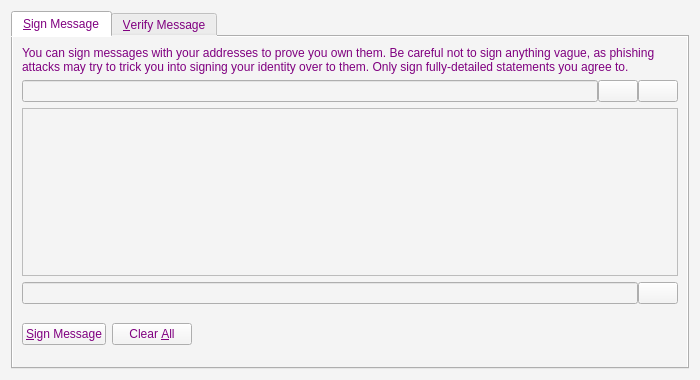
<?xml version="1.0" encoding="UTF-8"?>
<ui version="4.0">
 <class>SignVerifyMessageDialog</class>
 <widget class="QDialog" name="SignVerifyMessageDialog">
  <property name="geometry">
   <rect>
    <x>0</x>
    <y>0</y>
    <width>700</width>
    <height>380</height>
   </rect>
  </property>
  <property name="windowTitle">
   <string>Signatures - Sign / Verify a Message</string>
  </property>
  <property name="styleSheet">
   <string notr="true">color: rgb(204, 155, 68);
background-color: rgb(244, 244, 244);</string>
  </property>
  <property name="modal">
   <bool>true</bool>
  </property>
  <layout class="QVBoxLayout" name="verticalLayout">
   <item>
    <widget class="QTabWidget" name="tabWidget">
     <property name="styleSheet">
      <string notr="true">color: #800080;</string>
     </property>
     <property name="currentIndex">
      <number>0</number>
     </property>
     <widget class="QWidget" name="tabSignMessage">
      <attribute name="title">
       <string>&amp;Sign Message</string>
      </attribute>
      <layout class="QVBoxLayout" name="verticalLayout_SM">
       <item>
        <widget class="QLabel" name="infoLabel_SM">
         <property name="text">
          <string>You can sign messages with your addresses to prove you own them. Be careful not to sign anything vague, as phishing attacks may try to trick you into signing your identity over to them. Only sign fully-detailed statements you agree to.</string>
         </property>
         <property name="textFormat">
          <enum>Qt::PlainText</enum>
         </property>
         <property name="wordWrap">
          <bool>true</bool>
         </property>
        </widget>
       </item>
       <item>
        <layout class="QHBoxLayout" name="horizontalLayout_1_SM">
         <property name="spacing">
          <number>0</number>
         </property>
         <item>
          <widget class="QValidatedLineEdit" name="addressIn_SM">
           <property name="toolTip">
            <string>The address to sign the message with (e.g. RYkuzHsrEvv6yVtXvuBHvdp6TZzRsv42Pr)</string>
           </property>
           <property name="maxLength">
            <number>34</number>
           </property>
          </widget>
         </item>
         <item>
          <widget class="QPushButton" name="addressBookButton_SM">
           <property name="toolTip">
            <string>Choose an address from the address book</string>
           </property>
           <property name="text">
            <string/>
           </property>
           <property name="icon">
            <iconset resource="../bitcoin.qrc">
             <normaloff>:/icons/address-book</normaloff>:/icons/address-book</iconset>
           </property>
           <property name="shortcut">
            <string>Alt+A</string>
           </property>
           <property name="autoDefault">
            <bool>false</bool>
           </property>
          </widget>
         </item>
         <item>
          <widget class="QPushButton" name="pasteButton_SM">
           <property name="toolTip">
            <string>Paste address from clipboard</string>
           </property>
           <property name="text">
            <string/>
           </property>
           <property name="icon">
            <iconset resource="../bitcoin.qrc">
             <normaloff>:/icons/editpaste</normaloff>:/icons/editpaste</iconset>
           </property>
           <property name="shortcut">
            <string>Alt+P</string>
           </property>
           <property name="autoDefault">
            <bool>false</bool>
           </property>
          </widget>
         </item>
        </layout>
       </item>
       <item>
        <widget class="QPlainTextEdit" name="messageIn_SM">
         <property name="toolTip">
          <string>Enter the message you want to sign here</string>
         </property>
        </widget>
       </item>
       <item>
        <layout class="QHBoxLayout" name="horizontalLayout_2_SM">
         <property name="spacing">
          <number>0</number>
         </property>
         <item>
          <widget class="QLineEdit" name="signatureOut_SM">
           <property name="font">
            <font>
             <italic>true</italic>
            </font>
           </property>
           <property name="readOnly">
            <bool>true</bool>
           </property>
          </widget>
         </item>
         <item>
          <widget class="QPushButton" name="copySignatureButton_SM">
           <property name="toolTip">
            <string>Copy the current signature to the system clipboard</string>
           </property>
           <property name="text">
            <string/>
           </property>
           <property name="icon">
            <iconset resource="../bitcoin.qrc">
             <normaloff>:/icons/editcopy</normaloff>:/icons/editcopy</iconset>
           </property>
           <property name="autoDefault">
            <bool>false</bool>
           </property>
          </widget>
         </item>
        </layout>
       </item>
       <item>
        <layout class="QHBoxLayout" name="horizontalLayout_3_SM">
         <item>
          <widget class="QPushButton" name="signMessageButton_SM">
           <property name="toolTip">
            <string>Sign the message to prove you own this ZuMY address</string>
           </property>
           <property name="text">
            <string>&amp;Sign Message</string>
           </property>
           <property name="icon">
            <iconset resource="../bitcoin.qrc">
             <normaloff>:/icons/edit</normaloff>:/icons/edit</iconset>
           </property>
           <property name="autoDefault">
            <bool>false</bool>
           </property>
          </widget>
         </item>
         <item>
          <widget class="QPushButton" name="clearButton_SM">
           <property name="toolTip">
            <string>Reset all sign message fields</string>
           </property>
           <property name="text">
            <string>Clear &amp;All</string>
           </property>
           <property name="icon">
            <iconset resource="../bitcoin.qrc">
             <normaloff>:/icons/remove</normaloff>:/icons/remove</iconset>
           </property>
           <property name="autoDefault">
            <bool>false</bool>
           </property>
          </widget>
         </item>
         <item>
          <spacer name="horizontalSpacer_1_SM">
           <property name="orientation">
            <enum>Qt::Horizontal</enum>
           </property>
           <property name="sizeHint" stdset="0">
            <size>
             <width>40</width>
             <height>48</height>
            </size>
           </property>
          </spacer>
         </item>
         <item>
          <widget class="QLabel" name="statusLabel_SM">
           <property name="font">
            <font>
             <weight>75</weight>
             <bold>true</bold>
            </font>
           </property>
           <property name="text">
            <string/>
           </property>
           <property name="wordWrap">
            <bool>true</bool>
           </property>
          </widget>
         </item>
         <item>
          <spacer name="horizontalSpacer_2_SM">
           <property name="orientation">
            <enum>Qt::Horizontal</enum>
           </property>
           <property name="sizeHint" stdset="0">
            <size>
             <width>40</width>
             <height>48</height>
            </size>
           </property>
          </spacer>
         </item>
        </layout>
       </item>
      </layout>
     </widget>
     <widget class="QWidget" name="tabVerifyMessage">
      <attribute name="title">
       <string>&amp;Verify Message</string>
      </attribute>
      <layout class="QVBoxLayout" name="verticalLayout_VM">
       <item>
        <widget class="QLabel" name="infoLabel_VM">
         <property name="text">
          <string>Enter the signing address, message (ensure you copy line breaks, spaces, tabs, etc. exactly) and signature below to verify the message. Be careful not to read more into the signature than what is in the signed message itself, to avoid being tricked by a man-in-the-middle attack.</string>
         </property>
         <property name="textFormat">
          <enum>Qt::PlainText</enum>
         </property>
         <property name="alignment">
          <set>Qt::AlignLeading|Qt::AlignLeft|Qt::AlignTop</set>
         </property>
         <property name="wordWrap">
          <bool>true</bool>
         </property>
        </widget>
       </item>
       <item>
        <layout class="QHBoxLayout" name="horizontalLayout_1_VM">
         <property name="spacing">
          <number>0</number>
         </property>
         <item>
          <widget class="QValidatedLineEdit" name="addressIn_VM">
           <property name="toolTip">
            <string>The address the message was signed with (e.g. RYkuzHsrEvv6yVtXvuBHvdp6TZzRsv42Pr)</string>
           </property>
           <property name="maxLength">
            <number>34</number>
           </property>
          </widget>
         </item>
         <item>
          <widget class="QPushButton" name="addressBookButton_VM">
           <property name="toolTip">
            <string>Choose an address from the address book</string>
           </property>
           <property name="text">
            <string/>
           </property>
           <property name="icon">
            <iconset resource="../bitcoin.qrc">
             <normaloff>:/icons/address-book</normaloff>:/icons/address-book</iconset>
           </property>
           <property name="shortcut">
            <string>Alt+A</string>
           </property>
           <property name="autoDefault">
            <bool>false</bool>
           </property>
          </widget>
         </item>
        </layout>
       </item>
       <item>
        <widget class="QPlainTextEdit" name="messageIn_VM"/>
       </item>
       <item>
        <widget class="QValidatedLineEdit" name="signatureIn_VM"/>
       </item>
       <item>
        <layout class="QHBoxLayout" name="horizontalLayout_2_VM">
         <item>
          <widget class="QPushButton" name="verifyMessageButton_VM">
           <property name="toolTip">
            <string>Verify the message to ensure it was signed with the specified ZuMY address</string>
           </property>
           <property name="text">
            <string>&amp;Verify Message</string>
           </property>
           <property name="icon">
            <iconset resource="../bitcoin.qrc">
             <normaloff>:/icons/transaction_0</normaloff>:/icons/transaction_0</iconset>
           </property>
           <property name="autoDefault">
            <bool>false</bool>
           </property>
          </widget>
         </item>
         <item>
          <widget class="QPushButton" name="clearButton_VM">
           <property name="toolTip">
            <string>Reset all verify message fields</string>
           </property>
           <property name="text">
            <string>Clear &amp;All</string>
           </property>
           <property name="icon">
            <iconset resource="../bitcoin.qrc">
             <normaloff>:/icons/remove</normaloff>:/icons/remove</iconset>
           </property>
           <property name="autoDefault">
            <bool>false</bool>
           </property>
          </widget>
         </item>
         <item>
          <spacer name="horizontalSpacer_1_VM">
           <property name="orientation">
            <enum>Qt::Horizontal</enum>
           </property>
           <property name="sizeHint" stdset="0">
            <size>
             <width>40</width>
             <height>48</height>
            </size>
           </property>
          </spacer>
         </item>
         <item>
          <widget class="QLabel" name="statusLabel_VM">
           <property name="font">
            <font>
             <weight>75</weight>
             <bold>true</bold>
            </font>
           </property>
           <property name="text">
            <string/>
           </property>
           <property name="wordWrap">
            <bool>true</bool>
           </property>
          </widget>
         </item>
         <item>
          <spacer name="horizontalSpacer_2_VM">
           <property name="orientation">
            <enum>Qt::Horizontal</enum>
           </property>
           <property name="sizeHint" stdset="0">
            <size>
             <width>40</width>
             <height>48</height>
            </size>
           </property>
          </spacer>
         </item>
        </layout>
       </item>
      </layout>
     </widget>
    </widget>
   </item>
  </layout>
 </widget>
 <customwidgets>
  <customwidget>
   <class>QValidatedLineEdit</class>
   <extends>QLineEdit</extends>
   <header>qvalidatedlineedit.h</header>
  </customwidget>
 </customwidgets>
 <resources>
  <include location="../bitcoin.qrc"/>
 </resources>
 <connections/>
</ui>
